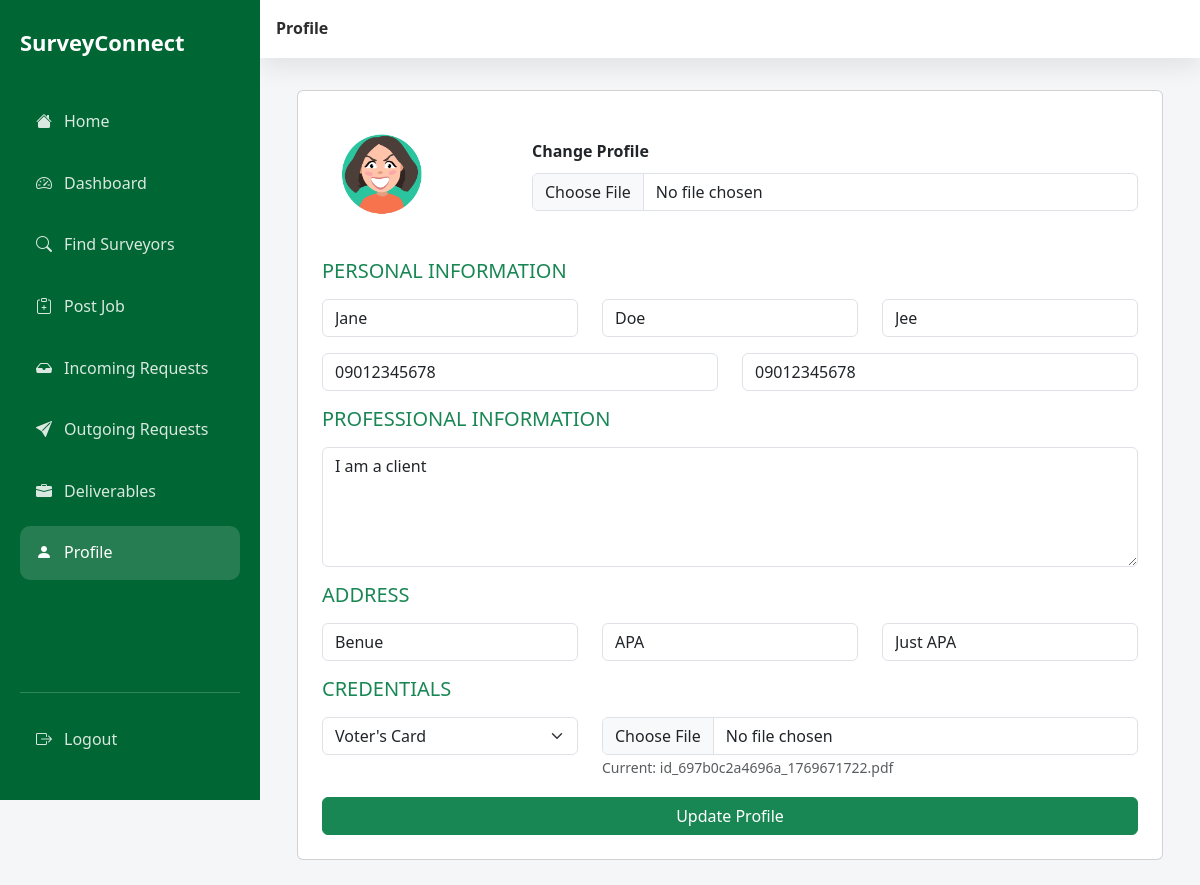
Page /client/profile.php (signed in) on the committed database.
### tables this page shows
CREATE TABLE IF NOT EXISTS `clients_profile` (
  `id` int NOT NULL AUTO_INCREMENT,
  `account_id` int NOT NULL,
  `first_name` varchar(100) NOT NULL,
  `surname` varchar(100) NOT NULL,
  `other_names` varchar(100) DEFAULT NULL,
  `phone_number` varchar(20) NOT NULL,
  `whatsapp_number` varchar(20) NOT NULL,
  `bio` text NOT NULL,
  `state` varchar(100) NOT NULL,
  `lga` varchar(100) NOT NULL,
  `address` text NOT NULL,
  `profile_image` varchar(255) NOT NULL,
  `id_type` varchar(50) NOT NULL,
  `id_document` varchar(255) NOT NULL,
  `verification_status` enum('pending','verified','rejected') NOT NULL DEFAULT 'pending',
  `verified_at` datetime NOT NULL DEFAULT CURRENT_TIMESTAMP,
  `created_at` datetime NOT NULL DEFAULT CURRENT_TIMESTAMP,
  `updated_at` datetime NOT NULL DEFAULT CURRENT_TIMESTAMP ON UPDATE CURRENT_TIMESTAMP,
  PRIMARY KEY (`id`),
  KEY `fk_client_user` (`account_id`)
);

### models/ClientProfile.php (called while the page is built, shortened)
<?php
class ClientProfile{
    public function getClientProfileByAccountId($account_id, $pdo){
        $sql = "SELECT * FROM clients_profile WHERE account_id = ?";
        $stmt = $pdo->prepare($sql);
        $stmt->execute([$account_id]);
        $client_profile = $stmt->fetch(PDO::FETCH_ASSOC);
        return $client_profile;
    }
}

### client/profile.php (the view, shortened to what this page needs)
<?php
require_once "../config/db-connect.php";
require_once "../models/ClientProfile.php";
$account_id = $_SESSION['id'];
$clientProfile = new ClientProfile();
$profile = $clientProfile->getClientProfileByAccountId($account_id, $pdo);
?>
<!DOCTYPE html>
<html lang="en">
<head>
    <link href="https://cdn.jsdelivr.net/npm/bootstrap@5.3.3/dist/css/bootstrap.min.css" rel="stylesheet">
    <link href="https://cdnjs.cloudflare.com/ajax/libs/font-awesome/6.5.0/css/all.min.css" rel="stylesheet">
    <link href="https://cdn.jsdelivr.net/npm/bootstrap-icons/font/bootstrap-icons.css" rel="stylesheet">
    <link href="../assets/css/style.css" rel="stylesheet">
</head>
<body>
    <?php include_once "../components/clientSidebar.php"; ?>
    <div class="main">
        <nav class="navbar bg-white px-3 mb-4 topbar">
            <div class="d-flex align-items-center gap-3">
                <strong>Profile</strong>
            </div>
        </nav>
        <div class="container-fluid">
            <form action="../processes/client-profile-process.php"
                method="POST"
                enctype="multipart/form-data"
                class="card p-4">
                <div class="row mb-4 align-items-center">
                    <div class="col-md-3 text-center">
                        <img src="<?php echo !empty($profile['profile_image']) ? '../uploads/profile_images/' . htmlspecialchars($profile['profile_image']) : '../assets/images/confidence.jpg'; ?>"
                            class="rounded-circle"
                            style="width:120px;height:120px;object-fit:cover;"
                            alt="Profile Image">
                    </div>
                    <div class="col-md-9">
                        <label class="form-label fw-semibold">Change Profile</label>
                        <input type="file" name="profile_image" class="form-control" accept="image/*">
                    </div>
                </div>
                <h5 class="text-success mb-3">PERSONAL INFORMATION</h5>
                <div class="row">
                    <div class="col-md-4 mb-3">
                        <input name="first_name" class="form-control"
                            placeholder="First Name"
                            value="<?php echo htmlspecialchars($profile['first_name'] ?? ''); ?>">
                    </div>
                    <div class="col-md-4 mb-3">
                        <input name="surname" class="form-control"
                            placeholder="Surname"
                            value="<?php echo htmlspecialchars($profile['surname'] ?? ''); ?>">
                    </div>
                    <div class="col-md-4 mb-3">
                        <input name="other_names" class="form-control"
                            placeholder="Other Names"
                            value="<?php echo htmlspecialchars($profile['other_names'] ?? ''); ?>">
                    </div>
                    <div class="col-md-6 mb-3">
                        <input name="phone_number" class="form-control"
                            placeholder="Phone Number"
                            value="<?php echo htmlspecialchars($profile['phone_number'] ?? ''); ?>">
                    </div>
                    <div class="col-md-6 mb-3">
                        <input name="whatsapp_number" class="form-control"
                            placeholder="WhatsApp Number"
                            value="<?php echo htmlspecialchars($profile['whatsapp_number'] ?? ''); ?>">
                    </div>
                </div>
                <h5 class="text-success mb-3">PROFESSIONAL INFORMATION</h5>
                <div class="mb-3">
                    <textarea name="bio" class="form-control" rows="4"
                        placeholder="Professional Bio"><?php echo htmlspecialchars($profile['bio'] ?? ''); ?></textarea>
                </div>
                <h5 class="text-success mb-3">ADDRESS</h5>
                <div class="row">
                    <div class="col-md-4 mb-3">
                        <input name="state" class="form-control"
                            placeholder="State"
                            value="<?php echo htmlspecialchars($profile['state'] ?? ''); ?>">
                    </div>
                    <div class="col-md-4 mb-3">
                        <input name="lga" class="form-control"
                            placeholder="LGA"
                            value="<?php echo htmlspecialchars($profile['lga'] ?? ''); ?>">
                    </div>
                    <div class="col-md-4 mb-3">
                        <input name="address" class="form-control"
                            placeholder="Address"
                            value="<?php echo htmlspecialchars($profile['address'] ?? ''); ?>">
                    </div>
                </div>
                <h5 class="text-success mb-3">CREDENTIALS</h5>
                <div class="row">
                    <div class="col-md-4 mb-3">
                        <select name="id_type" class="form-select">
                            <option value="voters_card" <?php echo ($profile['id_type'] ?? '') === 'voters_card' ? 'selected' : ''; ?>>Voter's Card</option>
                        </select>
                    </div>
                    <div class="col-md-8 mb-3">
                        <input type="file" name="id_document" class="form-control" accept=".jpg,.jpeg,.png,.pdf">
                        <?php if (!empty($profile['id_document'])): ?>
                            <small class="text-muted">Current: <?php echo htmlspecialchars($profile['id_document']); ?></small>
                        <?php endif; ?>
                    </div>
                </div>
                <button type="submit" name="save_profile" class="btn btn-success w-100">
                    Update Profile
                </button>
            </form>
        </div>
    </div>
</body>
</html>

### client/profile.php (style rules this page uses)
body { margin: 0; font-family: Segoe UI, sans-serif; }

### rows in the picture
clients_profile: profile_image (picture), first_name "Jane", surname "Doe", other_names "Jee", phone_number "09012345678", whatsapp_number "09012345678", bio "I am a client", state "Benue", lga "APA", address "Just APA", id_type "Voter's Card", id_document "id_697b0c2a4696a_1769671722.pdf"
